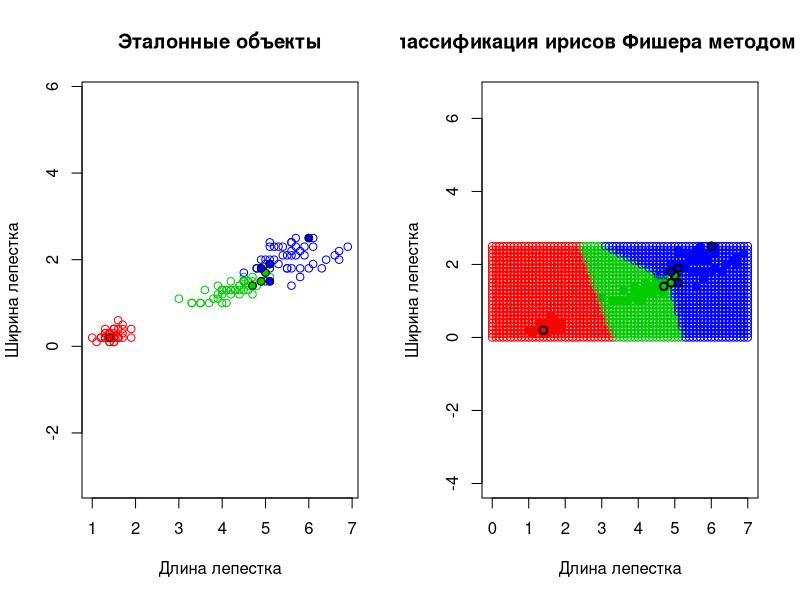

The R source for this figure:
distance <- function(u, v) sqrt(sum((u - v)^2))
get_distances <- function(xl, z) apply(xl[,1:(ncol(xl)-1)], 1, distance, z)
sort_objects_by_dist <- function(xl, z) xl[order(get_distances(xl, z)),]

w.kwnn <- function(i, k, q) (i <= k) * q^i
kwnn <- function(xl, z, k, q) {
  ordered_xl <- sort_objects_by_dist(xl, z)
  weights <- w.kwnn(1:nrow(ordered_xl), k, q)
  names(weights) <- ordered_xl[, ncol(ordered_xl)]
  sum_by_class <- sapply(unique(sort(names(weights))), function(class, weights) sum(weights[names(weights) == class]), weights)
  names(which.max(sum_by_class))
}

margin <- function(xl, z, k, q, target_class) {
  ordered_xl <- sort_objects_by_dist(xl, z)
  weights <- w.kwnn(1:nrow(ordered_xl), k, q)
  names(weights) <- ordered_xl[, ncol(ordered_xl)]
  sum(weights[names(weights) == target_class]) - sum(weights[names(weights) != target_class])
}

stolp <- function(xl, err_lim, noise_lim) {
  l <- nrow(xl)
  n <- ncol(xl)
  omega <- data.frame()
  margins = rep(0, l)
  k <- 20
  q <- 0.1
  for (i in 1:l) margins[i] <- margin(xl[-i,], xl[i, 1:(n-1)], k, q, xl[i,n])
  new_xl <- xl[which(margins > noise_lim),]
  margins <- margins[which(margins > noise_lim)]
  to_out <- c()
  for (i in unique(new_xl[,n])) {
    indexes <- which(new_xl[,n] == i)
    omega <- rbind(omega, new_xl[indexes[which.max(margins[indexes])],])
    to_out <- c(to_out, indexes[which.max(margins[indexes])])
  }
  new_xl <- new_xl[-to_out,]
  l_new_xl <- nrow(new_xl)
  l_omega <- nrow(omega)
  print(omega)
  while (l > l_omega) {
    rownames(new_xl) <- c(1:l_new_xl)
    errors <- 0
    for (i in 1:l) errors <- errors + (kwnn(omega, xl[i, 1:(n-1)], k, q) != xl[i, n])
    print(paste("errors = ", errors))
    if (errors <= err_lim) break
    margins <- rep(0, l_new_xl)
    for (i in 1:l_new_xl) margins[i] <- margin(omega, new_xl[i, 1:(n-1)], k, q, new_xl[i, n])
    to_out <- c()
    errors <- new_xl[which(margins < 0),]
    margins <- margins[which(margins < 0)]
    print(errors)
    for (i in unique(errors[,n])) {
      indexes <- which(errors[,n] == i)
      omega <- rbind(omega, errors[indexes[which.min(margins[indexes])],])
      to_out <- c(to_out, as.numeric(rownames(new_xl[which.min(margins[indexes]),])))
    }
    new_xl <- new_xl[-to_out,]
    l_new_xl <- nrow(new_xl)
    print(omega)
  }
  omega
}

build_classification_map <- function(xl, k, q) {
  classified_objects <- c()
  for (i in seq(0, 7, 0.1))
    for (j in seq(0, 2.5, 0.1))
      classified_objects <- rbind(classified_objects, c(i, j, kwnn(xl, c(i, j), k, q)))
  classified_objects
}

draw_plots <- function(xl, omega, classified_objects) {
  n <- ncol(xl)
  colors <- c("setosa" = "red", "versicolor" = "green3", "virginica" = "blue")
  par(mfrow=c(1,2))
  plot(xl[, 1:(n-1)], pch = 21, col = colors[xl[,n]], main = "Эталонные объекты", xlab = "Длина лепестка", ylab = "Ширина лепестка", asp = 1)
  points(omega[, 1:(n-1)], pch = 21, bg = colors[omega[,n]], col = "black")
  plot(xl[, 1:(n-1)], pch = 21, bg = colors[xl[,n]], col = colors[xl[,n]], xlim = c(0, 7), main = "Классификация ирисов Фишера методом kwNN", xlab = "Длина лепестка", ylab = "Ширина лепестка", asp = 1)
  points(classified_objects[, 1:(n-1)], pch = 21, col = colors[classified_objects[,n]])
  points(omega[, 1:(n-1)], pch = 21, col = "black", bg = colors[omega[,n]], lwd = 2)
}

main <- function() {
  xl <- iris[, 3:5]
  omega <- stolp(xl, 4, -0.01)
  k <- 20
  q <- 0.1
  classified_objects <- build_classification_map(omega, k, q)
  draw_plots(xl, omega, classified_objects)
}

main()
